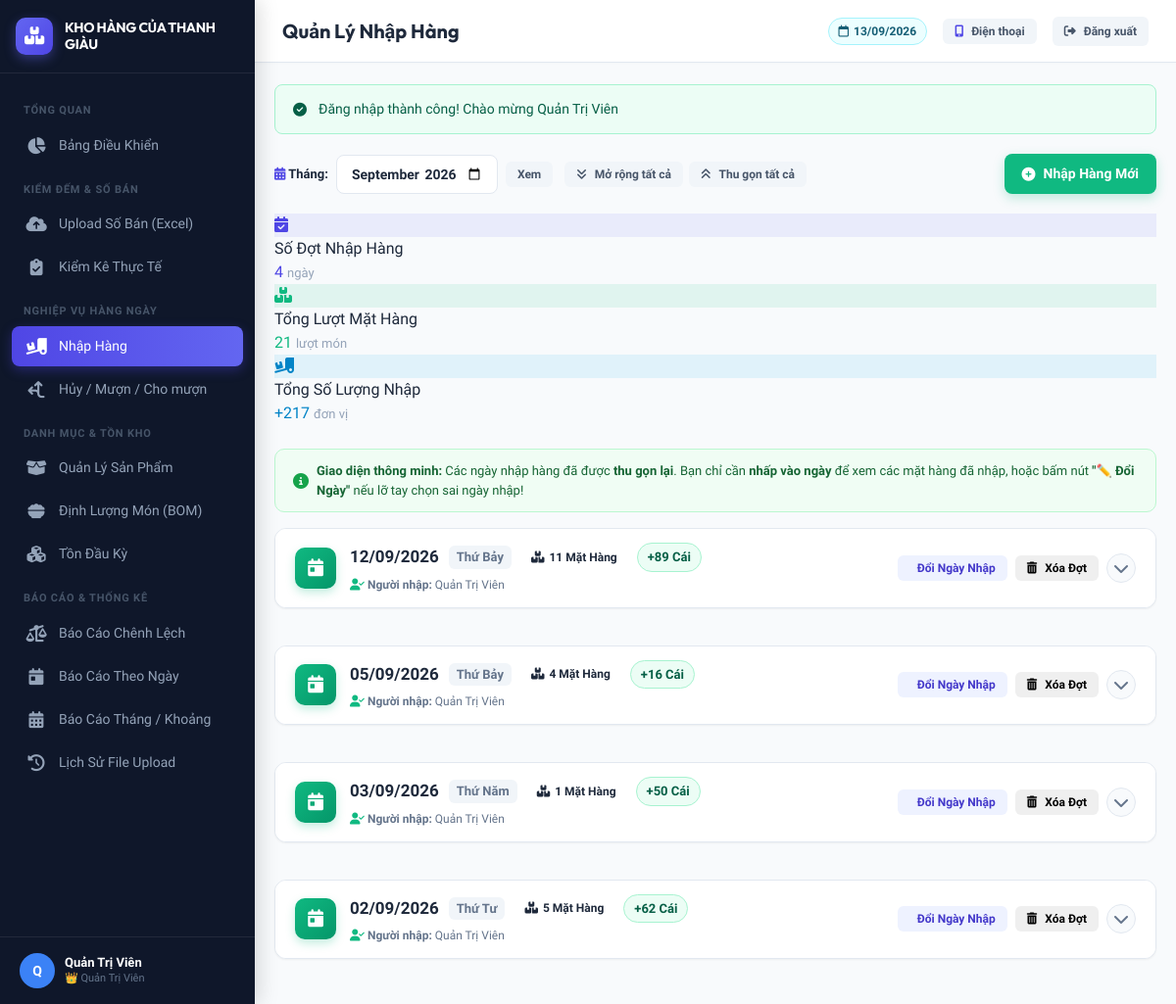
/nhaphang/danh_sach.php (signed in), run on the app's committed database.
### tables this page shows
CREATE TABLE `nhap_hang` (
  `id` int(11) NOT NULL AUTO_INCREMENT,
  `san_pham_id` int(11) NOT NULL,
  `ngay_nhap` date NOT NULL,
  `so_luong` decimal(12,2) NOT NULL DEFAULT 0.00,
  `nha_cung_cap` varchar(255) DEFAULT NULL,
  `ghi_chu` varchar(255) DEFAULT NULL,
  `nguoi_nhap_id` int(11) DEFAULT NULL,
  `created_at` datetime NOT NULL DEFAULT current_timestamp(),
  `updated_at` datetime DEFAULT NULL ON UPDATE current_timestamp(),
  PRIMARY KEY (`id`),
  KEY `idx_ngay_nhap` (`ngay_nhap`),
  KEY `idx_san_pham` (`san_pham_id`),
  KEY `nguoi_nhap_id` (`nguoi_nhap_id`),
  CONSTRAINT `nhap_hang_ibfk_1` FOREIGN KEY (`san_pham_id`) REFERENCES `san_pham` (`id`) ON DELETE CASCADE,
  CONSTRAINT `nhap_hang_ibfk_2` FOREIGN KEY (`nguoi_nhap_id`) REFERENCES `users` (`id`) ON DELETE SET NULL
);

### includes/functions.php (called while the page is built, shortened)
<?php
function formatNumber($number, $decimals = 2) {
    $val = (float)$number;
    if (floor($val) == $val) {
        return number_format($val, 0, ',', '.');
    }
    return rtrim(rtrim(number_format($val, $decimals, ',', '.'), '0'), ',');
}
function formatDate($dateStr) {
    $time = strtotime($dateStr);
    return $time ? date('d/m/Y', $time) : $dateStr;
}

### nhaphang/danh_sach.php (the view, shortened to what this page needs)
<?php
require_once __DIR__ . '/../includes/functions.php';
$db = getDB();
$thang = $_GET['thang'] ?? date('Y-m');
$stmt = $db->prepare("
    SELECT nh.*, sp.ma_sp, sp.ten_sp, sp.don_vi_tinh, sp.nhom_sp, u.ho_ten AS nguoi_nhap
    FROM nhap_hang nh
    JOIN san_pham sp ON sp.id = nh.san_pham_id
    LEFT JOIN users u ON u.id = nh.nguoi_nhap_id
    WHERE nh.ngay_nhap LIKE :thang
    ORDER BY nh.ngay_nhap DESC, nh.id DESC
");
$stmt->execute(['thang' => "$thang%"]);
$nhapList = $stmt->fetchAll();
$groupedByDate = [];
$totalMonthQty = 0;
$totalMonthRows = count($nhapList);
foreach ($nhapList as $item) {
    $d = $item['ngay_nhap'];
    if (!isset($groupedByDate[$d])) {
        $groupedByDate[$d] = [
            'ngay' => $d,
            'items' => [],
            'total_qty' => 0,
            'item_count' => 0,
            'nha_cung_cap' => [],
            'nguoi_nhap' => []
        ];
    }
    $groupedByDate[$d]['items'][] = $item;
    $groupedByDate[$d]['total_qty'] += (float)$item['so_luong'];
    $groupedByDate[$d]['item_count']++;
    if (!empty($item['nguoi_nhap']) && !in_array($item['nguoi_nhap'], $groupedByDate[$d]['nguoi_nhap'])) {
        $groupedByDate[$d]['nguoi_nhap'][] = $item['nguoi_nhap'];
    }
    $totalMonthQty += (float)$item['so_luong'];
}
function getThuTrongTuanVN($dateStr) {
    $days = ['Chủ Nhật', 'Thứ Hai', 'Thứ Ba', 'Thứ Tư', 'Thứ Năm', 'Thứ Sáu', 'Thứ Bảy'];
    $w = date('w', strtotime($dateStr));
    return $days[$w] ?? '';
}
include __DIR__ . '/../includes/header.php';
?>
<div style="display: flex; justify-content: space-between; align-items: center; margin-bottom: 20px; flex-wrap: wrap; gap: 14px;">
    <div style="display: flex; align-items: center; gap: 12px; flex-wrap: wrap;">
        <form method="GET" action="" style="display: flex; align-items: center; gap: 8px;">
            <label class="form-label" style="margin: 0; font-weight: 700; color: var(--text-primary); font-size: 13px;">
                <i class="fa-solid fa-calendar-days" style="color: var(--primary);"></i> Tháng:
            </label>
            <input type="month" name="thang" class="form-control form-control-sm" value="<?= htmlspecialchars($thang) ?>" onchange="this.form.submit()" style="width: 165px; font-weight: 600;">
            <button type="submit" class="btn btn-secondary btn-sm">Xem</button>
        </form>
        <?php if (!empty($groupedByDate)): ?>
            <div style="display: flex; gap: 6px;">
                <button type="button" class="btn btn-secondary btn-sm" onclick="expandAllDates()">
                    <i class="fa-solid fa-angles-down"></i> Mở rộng tất cả
                </button>
                <button type="button" class="btn btn-secondary btn-sm" onclick="collapseAllDates()">
                    <i class="fa-solid fa-angles-up"></i> Thu gọn tất cả
                </button>
            </div>
        <?php endif; ?>
    </div>
    <a href="<?= BASE_URL ?>/nhaphang/them.php" class="btn btn-success" style="box-shadow: 0 4px 12px rgba(16, 185, 129, 0.25); font-weight: 600;">
        <i class="fa-solid fa-circle-plus"></i> Nhập Hàng Mới
    </a>
</div>
<div class="kpi-grid" style="grid-template-columns: repeat(auto-fit, minmax(220px, 1fr)); margin-bottom: 24px;">
    <div class="kpi-card">
        <div class="kpi-icon" style="background: rgba(99, 102, 241, 0.1); color: var(--primary);">
            <i class="fa-solid fa-calendar-check"></i>
        </div>
        <div class="kpi-content">
            <div class="kpi-label">Số Đợt Nhập Hàng</div>
            <div class="kpi-value" style="color: var(--primary);"><?= count($groupedByDate) ?> <span style="font-size: 13px; font-weight: normal; color: var(--text-muted);">ngày</span></div>
        </div>
    </div>
    <div class="kpi-card">
        <div class="kpi-icon" style="background: rgba(16, 185, 129, 0.1); color: var(--success);">
            <i class="fa-solid fa-boxes-stacked"></i>
        </div>
        <div class="kpi-content">
            <div class="kpi-label">Tổng Lượt Mặt Hàng</div>
            <div class="kpi-value" style="color: var(--success);"><?= formatNumber($totalMonthRows) ?> <span style="font-size: 13px; font-weight: normal; color: var(--text-muted);">lượt món</span></div>
        </div>
    </div>
    <div class="kpi-card">
        <div class="kpi-icon" style="background: rgba(14, 165, 233, 0.1); color: #0284c7;">
            <i class="fa-solid fa-truck-ramp-box"></i>
        </div>
        <div class="kpi-content">
            <div class="kpi-label">Tổng Số Lượng Nhập</div>
            <div class="kpi-value" style="color: #0284c7;">+<?= formatNumber($totalMonthQty) ?> <span style="font-size: 13px; font-weight: normal; color: var(--text-muted);">đơn vị</span></div>
        </div>
    </div>
</div>
<div style="margin-bottom: 16px; padding: 12px 18px; background: #f0fdf4; border-radius: 10px; border: 1px solid #bbf7d0; font-size: 13px; color: #166534; display: flex; align-items: center; justify-content: space-between; flex-wrap: wrap; gap: 8px;">
    <div style="display: flex; align-items: center; gap: 8px;">
        <i class="fa-solid fa-circle-info" style="font-size: 16px; color: #16a34a;"></i>
        <span><strong>Giao diện thông minh:</strong> Các ngày nhập hàng đã được <strong>thu gọn lại</strong>. Bạn chỉ cần <strong>nhấp vào ngày</strong> để xem các mặt hàng đã nhập, hoặc bấm nút <strong>"✏️ Đổi Ngày"</strong> nếu lỡ tay chọn sai ngày nhập!</span>
    </div>
</div>
<?php if (empty($groupedByDate)): ?>
    <div class="card" style="text-align: center; padding: 50px 20px;">
        <div style="font-size: 48px; color: var(--text-muted); margin-bottom: 12px;">
            <i class="fa-solid fa-box-open"></i>
        </div>
        <h3 style="font-size: 17px; font-weight: 700; color: var(--text-primary); margin-bottom: 6px;">Chưa có phát sinh nhập hàng trong tháng <?= date('m/Y', strtotime($thang . '-01')) ?></h3>
        <p style="color: var(--text-secondary); font-size: 13px; max-width: 400px; margin: 0 auto 16px;">
            Bạn có thể tạo phiếu nhập hàng mới cho nhà cung cấp hoặc xưởng bánh để cộng tồn kho lý thuyết.
        </p>
        <a href="<?= BASE_URL ?>/nhaphang/them.php" class="btn btn-success">
            <i class="fa-solid fa-plus"></i> Tạo Phiếu Nhập Hàng Ngay
        </a>
    </div>
<?php else: ?>
    <div class="import-days-container" style="display: flex; flex-direction: column; gap: 14px;">
        <?php foreach ($groupedByDate as $dateKey => $group): ?>
            <div class="card import-day-card" id="day-card-<?= $dateKey ?>" style="overflow: hidden; border: 1px solid var(--border-color); border-radius: 12px; transition: all 0.2s ease;">
                <div class="import-day-header" onclick="toggleDateCard('<?= $dateKey ?>')" style="padding: 14px 20px; background: #ffffff; cursor: pointer; display: flex; justify-content: space-between; align-items: center; flex-wrap: wrap; gap: 12px; user-select: none;">
                    <div style="display: flex; align-items: center; gap: 14px; flex-wrap: wrap;">
                        <div style="width: 42px; height: 42px; border-radius: 10px; background: linear-gradient(135deg, #10b981, #059669); color: #fff; display: flex; align-items: center; justify-content: center; font-size: 18px; box-shadow: 0 4px 10px rgba(16, 185, 129, 0.25);">
                            <i class="fa-solid fa-calendar-day"></i>
                        </div>
                        <div>
                            <div style="display: flex; align-items: center; gap: 10px; flex-wrap: wrap;">
                                <span style="font-size: 17px; font-weight: 800; color: var(--text-primary);">
                                    <?= formatDate($group['ngay']) ?>
                                </span>
                                <span style="font-size: 13px; font-weight: 600; color: var(--text-secondary); background: #f1f5f9; padding: 2px 8px; border-radius: 6px;">
                                    <?= getThuTrongTuanVN($group['ngay']) ?>
                                </span>
                                <span class="badge badge-primary" style="font-size: 12px;">
                                    <i class="fa-solid fa-boxes-stacked"></i> <?= $group['item_count'] ?> Mặt Hàng
                                </span>
                                <span class="badge badge-success" style="font-size: 13px; font-weight: 800;">
                                    +<?= formatNumber($group['total_qty']) ?> Cái
                                </span>
                            </div>
                            <div style="font-size: 12px; color: var(--text-secondary); margin-top: 4px; display: flex; gap: 16px; flex-wrap: wrap;">
                                <?php if (!empty($group['nguoi_nhap'])): ?>
                                    <span><i class="fa-solid fa-user-check" style="color: var(--success);"></i> <strong>Người nhập:</strong> <?= htmlspecialchars(implode(', ', $group['nguoi_nhap'])) ?></span>
                                <?php endif; ?>
                            </div>
                        </div>
                    </div>
                    <div style="display: flex; align-items: center; gap: 8px;">
                        <button type="button" class="btn btn-sm btn-outline-primary" onclick="event.stopPropagation(); openModalDoiNgayCuaNgay('<?= $group['ngay'] ?>', <?= $group['item_count'] ?>)" title="Đổi ngày nhập khi lỡ tay chọn sai ngày" style="font-weight: 600; background: #eef2ff; border-color: #c7d2fe; color: #4338ca;">
                            <i class="fa-solid fa-calendar-pen"></i> Đổi Ngày Nhập
                        </button>
                        <button type="button" class="btn btn-sm btn-outline-danger" onclick="event.stopPropagation(); confirmXoaNgay('<?= $group['ngay'] ?>', <?= $group['item_count'] ?>)" title="Xóa toàn bộ các mặt hàng nhập ngày này" style="font-weight: 600;">
                            <i class="fa-solid fa-trash-can"></i> Xóa Đợt
                        </button>
                        <div class="toggle-chevron" style="width: 30px; height: 30px; border-radius: 50%; background: #f8fafc; border: 1px solid var(--border-color); display: flex; align-items: center; justify-content: center; color: var(--text-secondary); transition: transform 0.25s ease;">
                            <i class="fa-solid fa-chevron-down"></i>
                        </div>
                    </div>
                </div>
            </div>
        <?php endforeach; ?>
    </div>
<?php endif; ?>
<?php include __DIR__ . '/../includes/footer.php'; ?>

### assets/css/style.css (style rules this page uses)
:root { --primary: #4f46e5; --primary-hover: #4338ca; --primary-light: #eef2ff; --secondary: #64748b; --success: #10b981; --success-light: #ecfdf5; --danger: #ef4444; --danger-light: #fef2f2; --warning: #f59e0b; --warning-light: #fffbeb; --info: #06b6d4; --info-light: #ecfeff; --bg-main: #f8fafc; --bg-card: #ffffff; --bg-sidebar: #0f172a; --sidebar-text: #94a3b8; --sidebar-active: #ffffff; --text-primary: #1e293b; --text-secondary: #64748b; --text-muted: #94a3b8; --border-color: #e2e8f0; --border-radius-sm: 8px; --border-radius: 12px; --border-radius-lg: 16px; --shadow-sm: 0 1px 2px 0 rgba(0, 0, 0, 0.05); --shadow: 0 4px 6px -1px rgba(0, 0, 0, 0.07), 0 2px 4px -2px rgba(0, 0, 0, 0.05); --shadow-md: 0 10px 15px -3px rgba(0, 0, 0, 0.08), 0 4px 6px -4px rgba(0, 0, 0, 0.03); --shadow-lg: 0 20px 25px -5px rgba(0, 0, 0, 0.1), 0 8px 10px -6px rgba(0, 0, 0, 0.05); --font-main: 'Be Vietnam Pro', sans-serif; --font-heading: 'Outfit', 'Be Vietnam Pro', sans-serif; }
* { box-sizing: border-box; margin: 0; padding: 0; }
body { font-family: var(--font-main); background-color: var(--bg-main); color: var(--text-primary); line-height: 1.5; -webkit-font-smoothing: antialiased; }
a { color: var(--primary); text-decoration: none; transition: all 0.2s ease; }
.card { background: var(--bg-card); border: 1px solid var(--border-color); border-radius: var(--border-radius); box-shadow: var(--shadow-sm); margin-bottom: 24px; overflow: hidden; transition: transform 0.2s, box-shadow 0.2s; }
.btn { display: inline-flex; align-items: center; justify-content: center; gap: 8px; padding: 10px 18px; border-radius: var(--border-radius-sm); font-weight: 600; font-size: 14px; border: none; cursor: pointer; transition: all 0.2s ease; text-decoration: none; font-family: var(--font-main); }
.btn-success { background-color: var(--success); color: #fff; box-shadow: 0 4px 10px rgba(16, 185, 129, 0.25); }
.btn-secondary { background-color: #f1f5f9; color: #475569; }
.btn-sm { padding: 6px 12px; font-size: 12px; border-radius: 6px; }
.badge { display: inline-flex; align-items: center; gap: 5px; padding: 4px 10px; border-radius: 9999px; font-size: 12px; font-weight: 600; }
.badge-success { background-color: var(--success-light); color: #065f46; border: 1px solid #a7f3d0; }
.form-label { display: block; margin-bottom: 6px; font-weight: 600; font-size: 13px; color: var(--text-primary); }
.form-control { width: 100%; padding: 10px 14px; border: 1px solid var(--border-color); border-radius: var(--border-radius-sm); font-family: var(--font-main); font-size: 14px; background-color: #ffffff; color: var(--text-primary); transition: all 0.2s ease; }

### nhaphang/danh_sach.php (style rules this page uses)
.import-day-card { transition: box-shadow 0.2s ease, border-color 0.2s ease; }

### data on the page
nhap_hang: ngay_nhap "12/09/2026", ngay_nhap "Thứ Bảy", san_pham "11", total_qty "89", nguoi_nhap "Quản Trị Viên"
nhap_hang: ngay_nhap "03/09/2026", ngay_nhap "Thứ Năm", nguoi_nhap "1", total_qty "50", nguoi_nhap "Quản Trị Viên"

### other printed values
$user['ho_ten'] "Quản Trị Viên"
$pageTitle "Quản Lý Nhập Hàng"
$flash['message'] "Đăng nhập thành công! Chào mừng Quản Trị Viên"
count($groupedByDate) "4"
formatNumber($totalMonthRows) "21"
formatNumber($totalMonthQty) "217"
formatDate($group['ngay']) "05/09/2026"
getThuTrongTuanVN($group['ngay']) "Thứ Bảy"
$group['item_count'] "4"
formatNumber($group['total_qty']) "16"
implode(', ', $group['nguoi_nhap']) "Quản Trị Viên"
formatDate($group['ngay']) "02/09/2026"
getThuTrongTuanVN($group['ngay']) "Thứ Tư"
$group['item_count'] "5"
formatNumber($group['total_qty']) "62"
